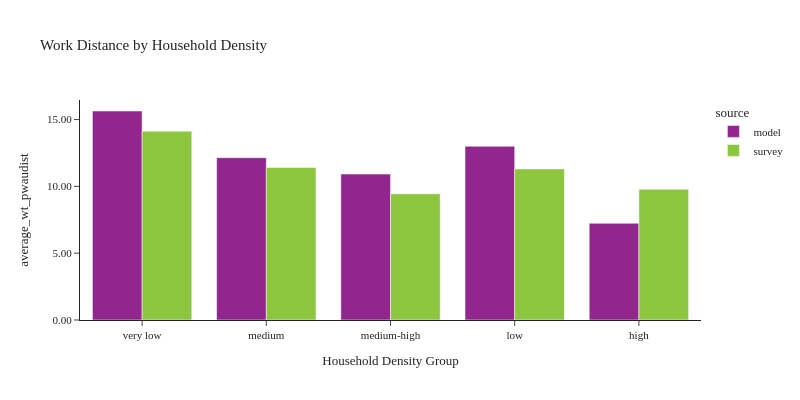

Notebook code for this chart:
### Code cell
plot_work_location(df_workers, 'hh_density_group', 'Household Density', 'Household Density Group')

### Figure 1 — Plotly figure (JSON) as saved in the notebook; plotly's stock layout.template omitted (floating-point values rounded to 4 significant figures)
{"data": [{"alignmentgroup": "True", "customdata": [[280114], [587718], [543054], [294841], [517332]], "hovertemplate": "source=model<br>hh_density_group=%{x}<br>average_wt_pwaudist=%{y}<br>sample count=%{customdata[0]}<extra></extra>", "legendgroup": "model", "marker": {"color": "#91268F", "pattern": {"shape": ""}}, "name": "model", "offsetgroup": "model", "orientation": "v", "showlegend": true, "textposition": "auto", "type": "bar", "x": ["very low", "medium", "medium-high", "low", "high"], "xaxis": "x", "y": [15.64, 12.15, 10.92, 13.0, 7.237], "yaxis": "y"}, {"alignmentgroup": "True", "customdata": [[552], [782], [564], [509], [416]], "hovertemplate": "source=survey<br>hh_density_group=%{x}<br>average_wt_pwaudist=%{y}<br>sample count=%{customdata[0]}<extra></extra>", "legendgroup": "survey", "marker": {"color": "#8CC63E", "pattern": {"shape": ""}}, "name": "survey", "offsetgroup": "survey", "orientation": "v", "showlegend": true, "textposition": "auto", "type": "bar", "x": ["very low", "medium", "medium-high", "low", "high"], "xaxis": "x", "y": [14.13, 11.41, 9.442, 11.31, 9.783], "yaxis": "y"}], "layout": {"barmode": "group", "font": {"size": 11}, "height": 400, "legend": {"title": {"text": "source"}, "tracegroupgap": 0}, "title": {"text": "Work Distance by Household Density"}, "width": 800, "xaxis": {"anchor": "y", "domain": [0.0, 1.0], "title": {"text": "Household Density Group"}}, "yaxis": {"anchor": "x", "domain": [0.0, 1.0], "tickformat": ".2f", "title": {"text": "average_wt_pwaudist"}}}}
